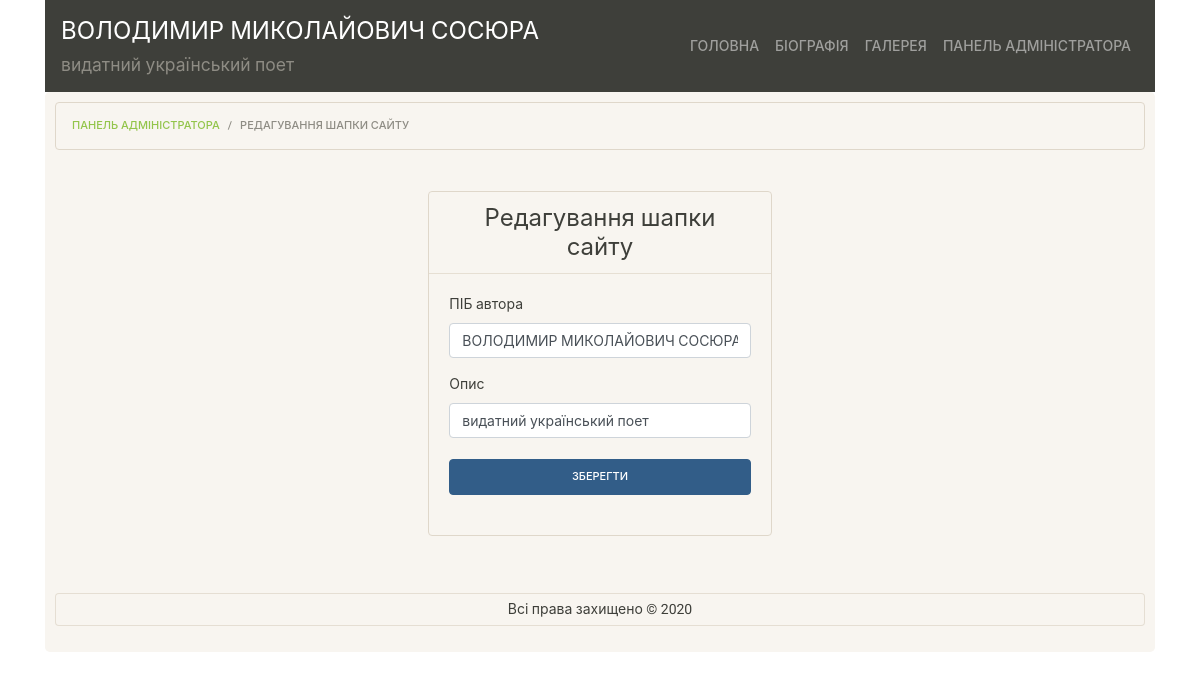
/lab10/public/admin/edit_site_head.php (signed in), run on the app's committed database.
### tables this page shows
CREATE TABLE `site_head` (
  `id` int(11) NOT NULL,
  `author_full_name` varchar(50) NOT NULL,
  `description` varchar(50) NOT NULL
);

### lab10/src/services/Utils.php (called while the page is built, shortened)
<?php
class Utils {
    public static function get_file_hash($filename) {
        return date('YmdHis', filemtime($filename));
    }
}

### lab10/src/services/Auth.php (called while the page is built, shortened)
<?php
require_once __DIR__."/../dao/UserDaoPdo.php";
class Auth {
    private static ?Auth $singleton = null;
    private PDO $db;
    private UserDaoPdo $userDao;
    private ?User $user;
    private function __construct(PDO $db) {
        $this->db = $db;
        $this->userDao = new UserDaoPdo($db);
        $this->user = null;
        $this->tryRestoreFromSession();
    }
    private function tryRestoreFromSession() {
        if (isset($_SESSION['username']) && isset($_SESSION['password'])) {
            $username = $_SESSION['username'];
            $user = $this->userDao->findOneWithUsername($username);
            $this->user = $user;
        }
    }
    public static function instance() {
        if (Auth::$singleton == null) {
            include __DIR__."/../../config/db.php";
            Auth::$singleton = new Auth($db);
        }
        return Auth::$singleton;
    }
    public function getDb() {
        return $this->db;
    }
    public function isLoggedIn() {
        return $this->user != null;
    }
    public function isLoggedAsEditor() {
        return $this->isLoggedIn() && $this->user->isEditor();
    }
}

### lab10/src/dao/PdoDao.php (called while the page is built, shortened)
<?php
abstract class PdoDao {
    protected PDO $db;
    public function __construct(PDO $db) {
        $this->db = $db;
    }
    public function getById($id) {
        $stmt = $this->db->prepare("SELECT * FROM `{$this->getTableName()}` WHERE `id` = ?");
        $stmt->execute([$id]);
        $row = $stmt->fetch();
        return $this->associativeArrayToObject($row);
    }
}

### lab10/src/dao/SiteHeadDaoPdo.php (called while the page is built, shortened)
<?php
require_once __DIR__ . "/../models/SiteHead.php";
require_once __DIR__ . "/PdoDao.php";
class SiteHeadDaoPdo extends PdoDao {
    protected function getTableName() {
        return self::TABLE_NAME;
    }
    protected function associativeArrayToObject($arr) {
        return SiteHead::fromArray($arr);
    }
}

### lab10/src/models/SiteHead.php (called while the page is built, shortened)
<?php
class SiteHead {
    private $author_full_name;
    private $description;
    public static function fromArray($arr) {
        $obj = new SiteHead();
        foreach ($arr as $key => $value) {
            if (is_numeric($key)) continue;
            $obj->{$key} = $value;
        }
        return $obj;
    }
    public function getAuthorFullName() {
        return $this->author_full_name;
    }
    public function getDescription() {
        return $this->description;
    }
}

### lab10/src/dao/UserDaoPdo.php (called while the page is built, shortened)
<?php
require_once __DIR__ . "/../models/User.php";
require_once __DIR__ . "/PdoDao.php";
class UserDaoPdo extends PdoDao {
    protected function getTableName() {
        return self::TABLE_NAME;
    }
    protected function associativeArrayToObject($arr) {
        return User::fromArray($arr);
    }
    public function findOneWithUsername($username) {
        $stmt = $this->db->prepare("SELECT * FROM `{$this->getTableName()}` WHERE `username` = ?");
        $stmt->execute([$username]);
        $row = $stmt->fetch();
        return $this->associativeArrayToObject($row);
    }
}

### lab10/src/models/User.php (called while the page is built, shortened)
<?php
class User {
    private $role_id;
    public function isEditor() {
        return $this->getRoleId() >= 2;
    }
    public function getRoleId() {
        return $this->role_id;
    }
}

### lab10/public/admin/edit_site_head.php (the view, shortened to what this page needs)
<?php
require_once __DIR__."/../../config/db.php";
require_once __DIR__."/../../src/services/Auth.php";
require_once __DIR__."/../../src/dao/SiteHeadDaoPdo.php";
require_once __DIR__."/../../src/request_handlers/EditSiteHead.php";
if (!Auth::instance()->isLoggedAsAdmin()) {
    header("Location: ./login.php");
    die();
}
$siteHeadPdo = new SiteHeadDaoPdo($db);
$siteHead = $siteHeadPdo->getById(1);
$breadcrumb_path = [
    "Панель адміністратора" => "./",
    "Редагування шапки сайту" => "#",
];
require_once __DIR__."/../templates/head.php";
?>
<div class="row justify-content-center">
    <div class="login_form col-md-4">
      <div class="card bg-light mb-3 bio">
        <div class="card-header">
            <h1 class="bio-text-header text-center">Редагування шапки сайту</h1>
        </div>
        <div class="card-body">
          <form method="POST">
            <div class="form-group">
              <label for="author_full_name">ПІБ автора</label>
              <input type="text" class="form-control" id="author_full_name" name="author_full_name" placeholder="ПІБ автора" value="<?= $siteHead->getAuthorFullName(); ?>">
            </div>
            <div class="form-group">
              <label for="description">Опис</label>
              <input type="text" class="form-control" id="description" name="description" placeholder="Опис" value="<?= $siteHead->getDescription(); ?>">
            </div>
            <button type="submit" class="btn btn-primary form-sumbit">Зберегти</button>
          </form>
        </div>
      </div>
    </div>
</div>
<?php
require_once __DIR__."/../templates/footer.php";
?>

### lab10/public/templates/head.php (shortened to what this page needs)
<?php
require_once __DIR__."/../../src/services/Utils.php";
require_once __DIR__."/../../src/services/Auth.php";
require_once __DIR__."/../../src/dao/SiteHeadDaoPdo.php";
$siteHeadPdo = new SiteHeadDaoPdo(Auth::instance()->getDb());
$siteHead = $siteHeadPdo->getById(1);
?>
<!DOCTYPE html>
<html lang="ua">
<head>
    <link rel="stylesheet" href="/assets/css/bootstrap.css?hash=<?= Utils::get_file_hash(__DIR__."/../assets/css/bootstrap.css"); ?>">
    <link rel="stylesheet" href="/assets/css/main.css?hash=<?= Utils::get_file_hash(__DIR__."/../assets/css/main.css"); ?>">
    <link rel="stylesheet" href="/assets/css/ekko-lightbox.css?hash=<?= Utils::get_file_hash(__DIR__."/../assets/css/ekko-lightbox.css"); ?>">
</head>
<body>
<div class="container">
    <nav class="navbar navbar-expand-lg navbar-dark bg-primary">
    <div class="row">
      <div class="col">
        <div class="row">
        <div class="col">
            <a class="navbar-brand" href="/"><?= $siteHead->getAuthorFullName(); ?></a>
        </div>
        </div>
        <div class="row">
        <div class="col">
            <h5 class="text-secondary"><?= $siteHead->getDescription(); ?></h5>
        </div>
        </div>
      </div>
    </div>
    <div class="collapse navbar-collapse justify-content-end" id="navbarColor01">
        <ul class="navbar-nav">
        <li class="nav-item <?= empty($is_nav_page_main) ? '' : 'active'; ?>">
            <a class="nav-link top-menu-link" href="/">Головна</a>
        </li>
        <li class="nav-item <?= empty($is_nav_page_bio) ? '' : 'active'; ?>">
            <a class="nav-link top-menu-link" href="/biography.php">Біографія</a>
        </li>
        <li class="nav-item <?= empty($is_nav_page_gallery) ? '' : 'active'; ?>">
            <a class="nav-link top-menu-link" href="/gallery.php">Галерея</a>
        </li>
        <?php if (Auth::instance()->isLoggedAsEditor()): ?>
        <li class="nav-item <?= empty($is_nav_page_admin) ? '' : 'active'; ?>">
            <a class="nav-link top-menu-link" href="/admin/">Панель адміністратора</a>
        </li>
        <?php endif; ?>
        </ul>
    </div>
    </nav>
    <div class="jumbotron content">
      <ol class="breadcrumb">
        <?php
        foreach ($breadcrumb_path as $key => $value):
            if ($key != array_key_last($breadcrumb_path)):
        ?>
            <li class="breadcrumb-item"><a href="<?= $value; ?>"><?= $key; ?></a></li>
        <?php
            else:
        ?>
            <li class="breadcrumb-item active"><?= $key; ?></li>
        <?php
            endif;
        endforeach;
        ?>
      </ol>

### lab10/public/assets/css/main.css (style rules this page uses)
.navbar-brand { font-size: 24px; }
.top-menu-link { font-size: 14px !important; }
.content { padding: 10px; }
.bio { border: 1px solid #DFD7CA; border-radius: 0.25rem; }
.bio-text-header { margin: 0; padding: 0; font-size: 1.5rem; }
.login_form { margin: 25px; }
.form-sumbit { margin-top: 5px; width: 100%; }

### data on the page
site_head: author_full_name "ВОЛОДИМИР МИКОЛАЙОВИЧ СОСЮРА", description "видатний український поет"

### other printed values
$key "ПАНЕЛЬ АДМІНІСТРАТОРА"
$key "РЕДАГУВАННЯ ШАПКИ САЙТУ"
